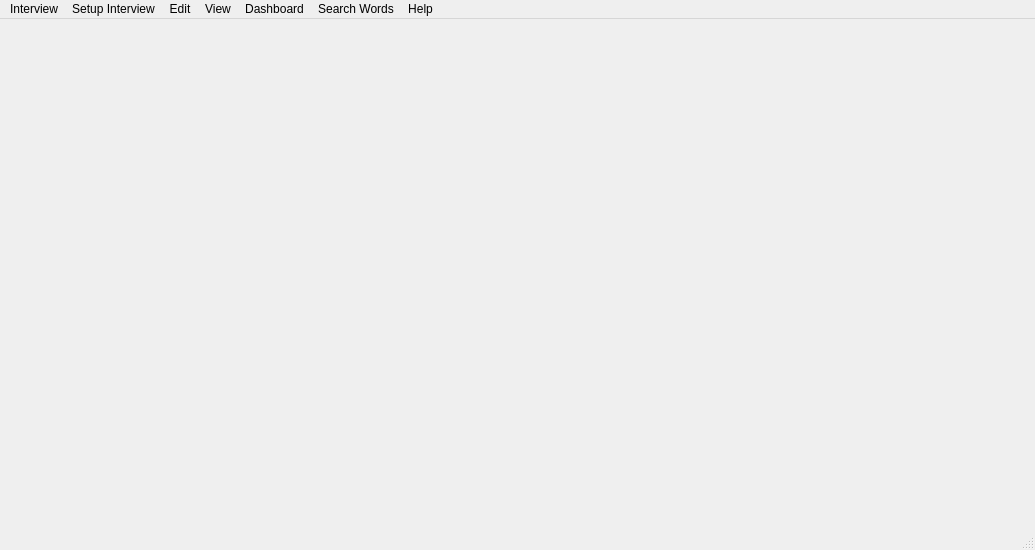
<?xml version="1.0" encoding="UTF-8"?>
<ui version="4.0">
 <class>MainWindow</class>
 <widget class="QMainWindow" name="MainWindow">
  <property name="windowModality">
   <enum>Qt::ApplicationModal</enum>
  </property>
  <property name="geometry">
   <rect>
    <x>0</x>
    <y>0</y>
    <width>1035</width>
    <height>550</height>
   </rect>
  </property>
  <property name="sizePolicy">
   <sizepolicy hsizetype="Fixed" vsizetype="Fixed">
    <horstretch>0</horstretch>
    <verstretch>0</verstretch>
   </sizepolicy>
  </property>
  <property name="minimumSize">
   <size>
    <width>1035</width>
    <height>550</height>
   </size>
  </property>
  <property name="maximumSize">
   <size>
    <width>1035</width>
    <height>550</height>
   </size>
  </property>
  <property name="windowTitle">
   <string>Word Association Tester</string>
  </property>
  <property name="windowIcon">
   <iconset>
    <activeon>:/icons/icons/WAT_Dummy_logo.png</activeon>
   </iconset>
  </property>
  <property name="styleSheet">
   <string notr="true">bg-color: /icons/icons/BackGround.jpg</string>
  </property>
  <widget class="QWidget" name="centralwidget">
   <widget class="QWidget" name="mainCanvas" native="true">
    <property name="geometry">
     <rect>
      <x>0</x>
      <y>35</y>
      <width>1024</width>
      <height>500</height>
     </rect>
    </property>
    <property name="styleSheet">
     <string notr="true"/>
    </property>
   </widget>
  </widget>
  <widget class="QMenuBar" name="menubar">
   <property name="geometry">
    <rect>
     <x>0</x>
     <y>0</y>
     <width>1035</width>
     <height>22</height>
    </rect>
   </property>
   <widget class="QMenu" name="menuInterview">
    <property name="title">
     <string>Interview</string>
    </property>
    <addaction name="actionNew_Interview"/>
    <addaction name="actionOpen_Interview_File"/>
    <addaction name="actionSave_Current_Interview_File"/>
    <addaction name="actionExit"/>
   </widget>
   <widget class="QMenu" name="menuSetup">
    <property name="title">
     <string>Setup Interview</string>
    </property>
    <addaction name="actionInterview_Account_Setup"/>
    <addaction name="actionComplex_Indicators_Setup"/>
    <addaction name="actionPredefined_Words_Setup"/>
   </widget>
   <widget class="QMenu" name="menuEdit">
    <property name="title">
     <string>Edit</string>
    </property>
    <addaction name="actionCurrent_Interview_Result_Edit"/>
    <addaction name="actionComplex_Indicators_Edit"/>
    <addaction name="actionPredefined_Words_Edit"/>
    <addaction name="actionCurrent_Interview_Details_Edit"/>
   </widget>
   <widget class="QMenu" name="menuView">
    <property name="title">
     <string>View</string>
    </property>
    <addaction name="actionLast_Interview_Report_View"/>
    <addaction name="actionGraphical_Visualization_View"/>
   </widget>
   <widget class="QMenu" name="menuDashboard">
    <property name="title">
     <string>Dashboard</string>
    </property>
    <addaction name="actionGenerate_Report"/>
   </widget>
   <widget class="QMenu" name="menuSearch">
    <property name="title">
     <string>Search Words</string>
    </property>
    <addaction name="actionPredefined_Words_Search"/>
    <addaction name="actionIn_Last_Interview_Search"/>
    <addaction name="actionIn_Last_Report_Search"/>
   </widget>
   <widget class="QMenu" name="menuHelp">
    <property name="title">
     <string>Help</string>
    </property>
    <addaction name="actionAbout_Help"/>
   </widget>
   <addaction name="menuInterview"/>
   <addaction name="menuSetup"/>
   <addaction name="menuEdit"/>
   <addaction name="menuView"/>
   <addaction name="menuDashboard"/>
   <addaction name="menuSearch"/>
   <addaction name="menuHelp"/>
  </widget>
  <widget class="QStatusBar" name="statusbar"/>
  <action name="actionNew_Interview">
   <property name="icon">
    <iconset>
     <activeon>:/icons/icons/New_Interview_logo.png</activeon>
    </iconset>
   </property>
   <property name="text">
    <string>New Interview</string>
   </property>
   <property name="shortcut">
    <string>Ctrl+N</string>
   </property>
  </action>
  <action name="actionOpen_Interview_File">
   <property name="icon">
    <iconset>
     <activeon>:/icons/icons/Open_Interview_logo.png</activeon>
    </iconset>
   </property>
   <property name="text">
    <string>Open Interview</string>
   </property>
   <property name="shortcut">
    <string>Ctrl+O</string>
   </property>
  </action>
  <action name="actionSave_Current_Interview_File">
   <property name="icon">
    <iconset>
     <activeon>:/icons/icons/Save_Interview_logo.png</activeon>
    </iconset>
   </property>
   <property name="text">
    <string>Save Current Interview</string>
   </property>
   <property name="shortcut">
    <string>Ctrl+S</string>
   </property>
  </action>
  <action name="actionExit">
   <property name="icon">
    <iconset>
     <activeon>:/icons/icons/Exit_logo.png</activeon>
    </iconset>
   </property>
   <property name="text">
    <string>Exit</string>
   </property>
   <property name="shortcut">
    <string>Ctrl+X</string>
   </property>
  </action>
  <action name="actionInterview_Account_Setup">
   <property name="icon">
    <iconset>
     <activeon>:/icons/icons/Interview_Account_Setup.jpg</activeon>
    </iconset>
   </property>
   <property name="text">
    <string>Interview Account</string>
   </property>
  </action>
  <action name="actionComplex_Indicators_Setup">
   <property name="text">
    <string>Complex Indicators</string>
   </property>
  </action>
  <action name="actionPredefined_Words_Setup">
   <property name="text">
    <string>Predefined Words</string>
   </property>
  </action>
  <action name="actionCurrent_Interview_Result_Edit">
   <property name="icon">
    <iconset>
     <activeon>:/icons/icons/Current_Interview_Result_Edit.png</activeon>
    </iconset>
   </property>
   <property name="text">
    <string>Current Interview Result</string>
   </property>
  </action>
  <action name="actionComplex_Indicators_Edit">
   <property name="text">
    <string>Complex Indicators</string>
   </property>
  </action>
  <action name="actionPredefined_Words_Edit">
   <property name="text">
    <string>Predefined Words</string>
   </property>
  </action>
  <action name="actionCurrent_Interview_Details_Edit">
   <property name="text">
    <string>Current Interview Details</string>
   </property>
  </action>
  <action name="actionLast_Interview_Report_View">
   <property name="icon">
    <iconset>
     <activeon>:/icons/icons/Last_Interview_Report_View_logo.png</activeon>
    </iconset>
   </property>
   <property name="text">
    <string>Last Interview Report</string>
   </property>
  </action>
  <action name="actionGraphical_Visualization_View">
   <property name="icon">
    <iconset>
     <activeon>:/icons/icons/Graphical_Visualization_View_logo.png</activeon>
    </iconset>
   </property>
   <property name="text">
    <string>Graphical Visualization</string>
   </property>
  </action>
  <action name="action_All_In_One_file">
   <property name="text">
    <string> All In One file</string>
   </property>
  </action>
  <action name="actionExport_to_pdf">
   <property name="text">
    <string>Export to pdf</string>
   </property>
  </action>
  <action name="actionGenerate_Report">
   <property name="text">
    <string>Generate Report</string>
   </property>
   <property name="shortcut">
    <string>Ctrl+G</string>
   </property>
  </action>
  <action name="actionPredefined_Words_Search">
   <property name="text">
    <string>Predefined Words</string>
   </property>
   <property name="shortcut">
    <string>Ctrl+W</string>
   </property>
  </action>
  <action name="actionIn_Last_Interview_Search">
   <property name="text">
    <string>In Last Interview</string>
   </property>
  </action>
  <action name="actionIn_Last_Report_Search">
   <property name="text">
    <string>In Last Report</string>
   </property>
  </action>
  <action name="actionAbout_Help">
   <property name="text">
    <string>About</string>
   </property>
  </action>
 </widget>
 <resources>
  <include location="src.qrc"/>
 </resources>
 <connections/>
</ui>
